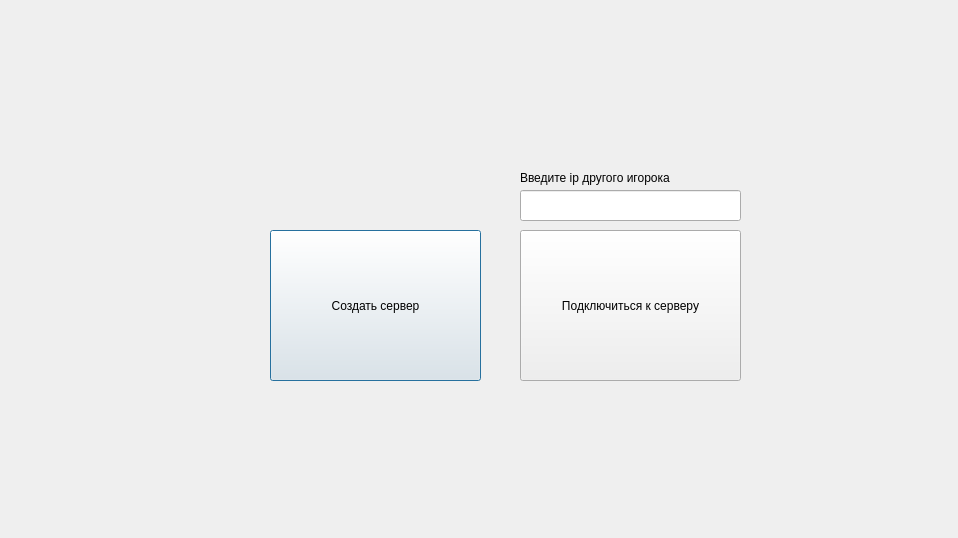
<?xml version="1.0" encoding="UTF-8"?>
<ui version="4.0">
 <class>Dialog</class>
 <widget class="QDialog" name="Dialog">
  <property name="geometry">
   <rect>
    <x>0</x>
    <y>0</y>
    <width>958</width>
    <height>538</height>
   </rect>
  </property>
  <property name="windowTitle">
   <string>Dialog</string>
  </property>
  <widget class="QPushButton" name="pushButton">
   <property name="geometry">
    <rect>
     <x>270</x>
     <y>230</y>
     <width>211</width>
     <height>151</height>
    </rect>
   </property>
   <property name="text">
    <string>Создать сервер</string>
   </property>
  </widget>
  <widget class="QPushButton" name="pushButton_2">
   <property name="geometry">
    <rect>
     <x>520</x>
     <y>230</y>
     <width>221</width>
     <height>151</height>
    </rect>
   </property>
   <property name="text">
    <string>Подключиться к серверу</string>
   </property>
  </widget>
  <widget class="QLineEdit" name="lineEdit">
   <property name="geometry">
    <rect>
     <x>520</x>
     <y>190</y>
     <width>221</width>
     <height>31</height>
    </rect>
   </property>
  </widget>
  <widget class="QLabel" name="label">
   <property name="geometry">
    <rect>
     <x>520</x>
     <y>170</y>
     <width>191</width>
     <height>16</height>
    </rect>
   </property>
   <property name="text">
    <string>Введите ip другого игорока</string>
   </property>
  </widget>
 </widget>
 <resources/>
 <connections/>
</ui>
